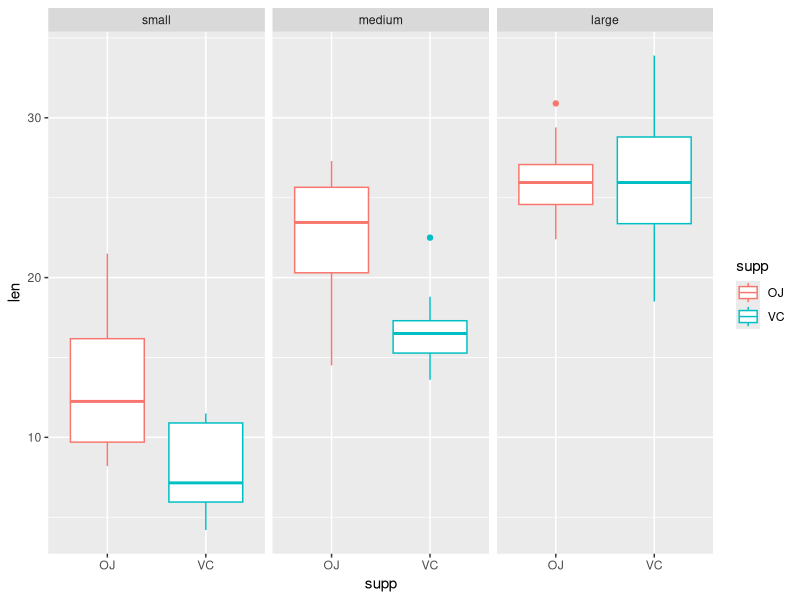
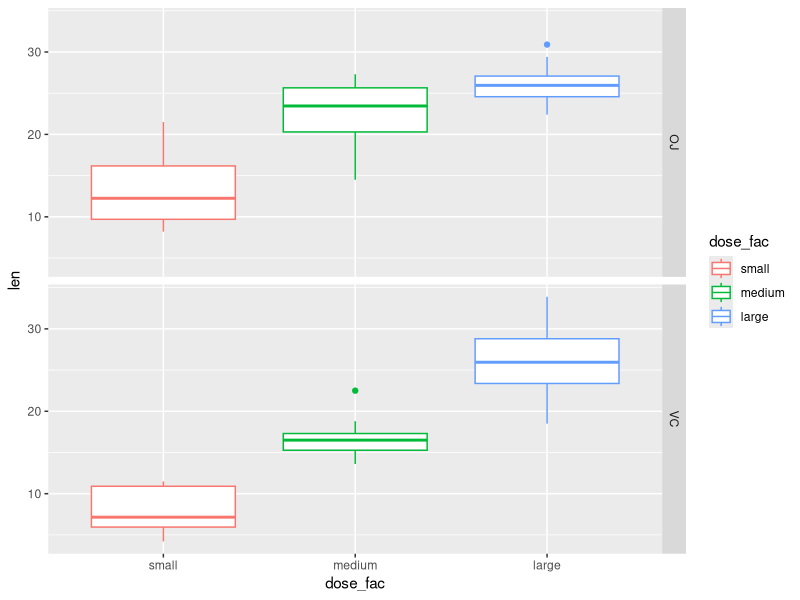

These charts were generated, in order, by the following R code:
## ---- chunk 1
library(dplyr)
library(ggplot2)
## ---- chunk 2
# load data
data(ToothGrowth)
head(ToothGrowth)
## ---- chunk 3
# change dose to factors
ToothGrowth$dose_fac = factor(ToothGrowth$dose, levels = c(0.5, 1, 2), labels = c("small", "medium", "large"))
head(ToothGrowth)
## ---- chunk 4
qplot(supp, len, color = supp, geom = c("boxplot"), facets = .~ dose_fac, data = ToothGrowth)
## ---- chunk 5
qplot(dose_fac, len, color = dose_fac, geom = c("boxplot"), facets = supp ~., data = ToothGrowth)
## ---- chunk 6
summary(ToothGrowth)
## ---- chunk 7
# process data
ToothGrowth = ToothGrowth[, -3] # remove the original dose column
attach(ToothGrowth)
## ---- chunk 8
tapply(len, list(dose_fac, supp),function(x) length(x)) 
## ---- chunk 9
detach(ToothGrowth)
## ---- chunk 10
# Subset data by dosage treatment
ToothGrowth_sm = filter(ToothGrowth, dose_fac == "small")
ToothGrowth_md = filter(ToothGrowth, dose_fac == "medium")
ToothGrowth_lg = filter(ToothGrowth, dose_fac == "large")
## ---- chunk 11
t_test_sm = t.test(ToothGrowth_sm$len ~ ToothGrowth_sm$supp)
# confidence interval
t_test_sm$conf.int[1:2]
# p value
t_test_sm$p.value
## ---- chunk 12
t_test_md = t.test(ToothGrowth_md$len ~ ToothGrowth_md$supp)
# confidence interval
t_test_md$conf.int[1:2]
# p value
t_test_md$p.value
## ---- chunk 13
t_test_lg = t.test(ToothGrowth_lg$len ~ ToothGrowth_lg$supp)
# confidence interval
t_test_lg$conf.int[1:2]
# p value
t_test_lg$p.value
## ---- chunk 14
# For convenience, we only compare small vs large, while drop medium dosages (medium)
ToothGrowth = filter(ToothGrowth, dose_fac != "medium")
ToothGrowth$dose_fac = factor(ToothGrowth$dose_fac)
# Subset data by delivery method
ToothGrowth_OJ = filter(ToothGrowth, supp == "OJ")
ToothGrowth_VC = filter(ToothGrowth, supp == "VC")
## ---- chunk 15
t_test_OJ = t.test(ToothGrowth_OJ$len ~ ToothGrowth_OJ$dose_fac)
# confidence interval
t_test_OJ$conf.int[1:2]
# p value
t_test_OJ$p.value
## ---- chunk 16
t_test_VC = t.test(ToothGrowth_VC$len ~ ToothGrowth_VC$dose_fac)
# confidence interval
t_test_VC$conf.int[1:2]
# p value
t_test_VC$p.value
